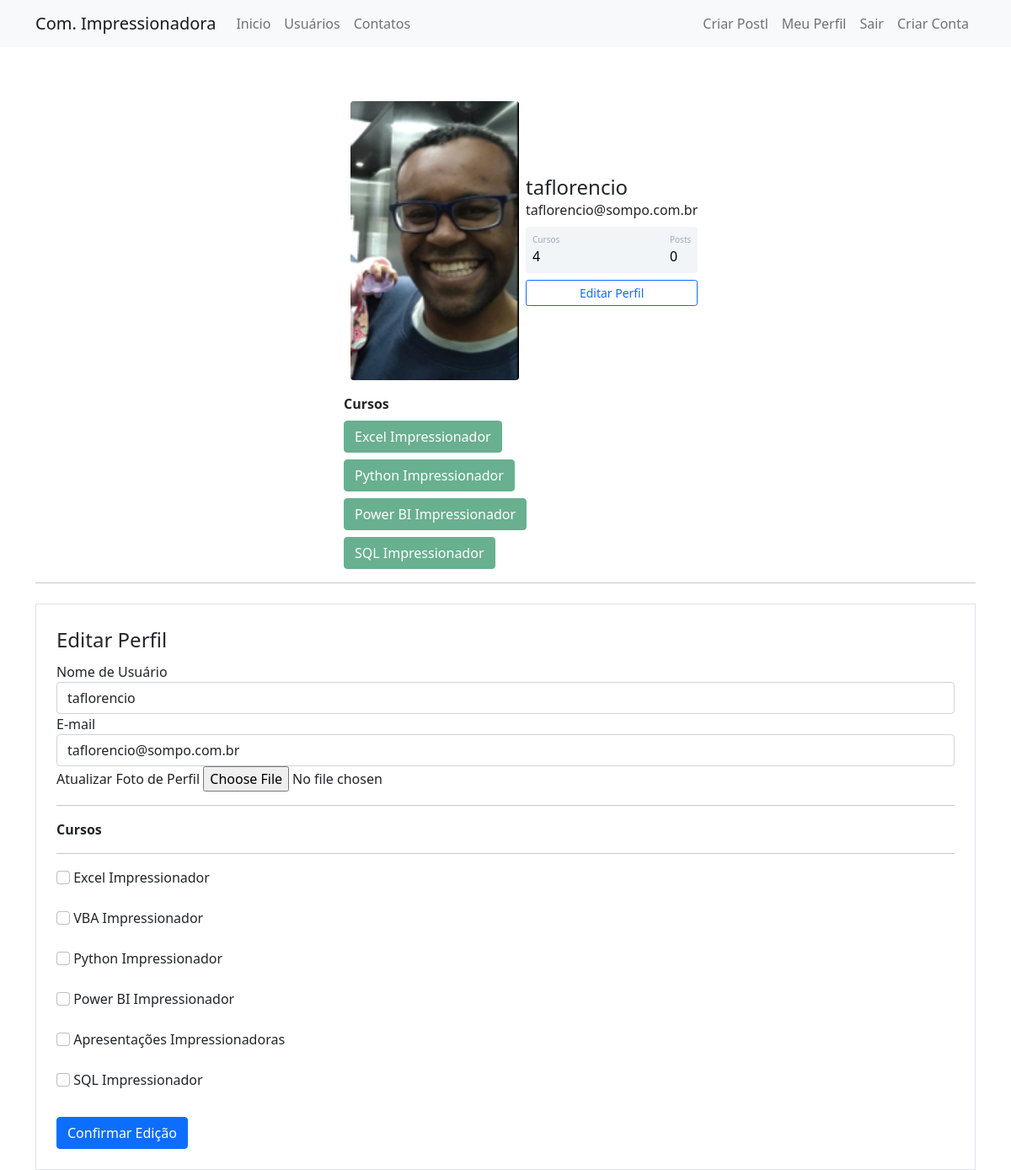
Screenshot of /perfil/editar (signed in) with the database file from the repository.
### comunidadeimpressionadora/models.py (models this page shows)
class Usuario(database.Model, UserMixin):
    id = database.Column(database.Integer, primary_key=True)
    username = database.Column(database.String, nullable=False)
    email = database.Column(database.String, nullable=False, unique=True)
    senha = database.Column(database.String, nullable=False)
    foto_perfil = database.Column(database.String, default='default.jpg')
    posts = database.relationship('Post', backref='autor', lazy=True)
    cursos = database.Column(database.String, nullable=False, default='Não Informado')

### comunidadeimpressionadora/routes.py (the view)
@app.route('/perfil/editar', methods=['GET', 'POST'])
@login_required
def editar_perfil():
    form = FormEditarPerfil()
    if form.validate_on_submit():
        current_user.email = form.email.data
        current_user.username = form.username.data
        if form.foto_perfil.data:
            nome_imagem = salvar_imagem(form.foto_perfil.data)
            current_user.foto_perfil = nome_imagem
        current_user.cursos = atualizar_cursos(form)
        print (current_user.cursos)
        database.session.commit()
        flash('Perfil atualizado com Sucesso', 'alert-success')
        return redirect(url_for('perfil'))
    elif request.method == "GET":
        form.email.data     = current_user.email
        form.username.data  = current_user.username
    foto_perfil = url_for('static', filename='fotos_perfil/{}'.format(current_user.foto_perfil))
    return render_template('editarperfil.html', foto_perfil=foto_perfil, form=form)

### comunidadeimpressionadora/forms.py (shortened to what this page needs)
class FormEditarPerfil(FlaskForm):
    username        = StringField('Nome de Usuário', validators=[DataRequired()])
    email           = StringField('E-mail', validators=[DataRequired(), Email()])
    foto_perfil = FileField('Atualizar Foto de Perfil', validators=[FileAllowed(['jpg', 'jpeg', 'png'])])
    curso_Excel     = BooleanField('Excel Impressionador')
    curso_Vba       = BooleanField('VBA Impressionador')
    curso_Python    = BooleanField('Python Impressionador')
    curso_PowerBi   = BooleanField('Power BI Impressionador')
    curso_ppt       = BooleanField('Apresentações Impressionadoras')
    curso_Sql       = BooleanField('SQL Impressionador')
    botao_submit_EditarPerfil = SubmitField('Confirmar Edição')

### comunidadeimpressionadora/models.py (called while the page is built)
@login_manager.user_loader
def load_usuario(id_usuario):
    return Usuario.query.get(int(id_usuario))

### comunidadeimpressionadora/templates/editarperfil.html (shortened to what this page needs)
{% extends 'perfil.html' %}
{% block form_editar_perfil %}
        <div class="container">
            <hr>
           <div class="row">
               <div class="col">
                   <form method="POST" action="" class="border p-4 mt-2" enctype="multipart/form-data">
                       <legend>Editar Perfil</legend>
                       <fieldset>
                          <div class="form-group">
                               {{ form.username.label(class="form-control-label") }}
                               {% if form.username.errors %}
                                    {{ form.username(class="form-control is-invalid") }}
                                    <div class="invalid-feedback">
                                        {% for erro in form.username.errors %}
                                            {{ erro }}
                                        {% endfor %}
                                    </div>
                               {% else %}
                                    {{ form.username(class="form-control") }}
                               {% endif %}
                           </div>
                          <div class="form-group">
                               {{ form.email.label(class="form-control-label") }}
                               {% if form.email.errors %}
                                    {{ form.email(class="form-control is-invalid") }}
                                    <div class="invalid-feedback">
                                        {% for erro in form.email.errors %}
                                            {{ erro }}
                                        {% endfor %}
                                    </div>
                               {% else %}
                                    {{ form.email(class="form-control") }}
                               {% endif %}
                           </div>
                           <div class="form-group">
                               {{ form.foto_perfil.label }}
                               {{ form.foto_perfil(class="form-control-file") }}
                           </div>
                           <hr>
                           <p><strong>Cursos</strong></p>
                           <hr>
                           {% for campo in form %}
                                {% if 'curso_' in campo.name %}
                                        <div class="form-group">
                                            {{ campo(class="form-check-input") }}
                                            {{ campo.label(class="form-check-label") }}
                                        </div>
                                        <br>
                                {% endif %}
                           {% endfor %}
                       </fieldset>
                       {{ form.botao_submit_EditarPerfil(class="btn btn-primary mt-2") }}
                   </form>
               </div>
            </div>
        </div>
{% endblock %}

### comunidadeimpressionadora/templates/perfil.html
{% extends 'base.html' %}
{% block body %}
          <div class="container mt-5 d-flex justify-content-center">
              <div class="card p-3">
                  <div class="d-flex align-items-center">
                      <div class="image pe-2"> <img src="{{ foto_perfil }}" class="rounded" width="200"> </div>
                      <div class="ml-3 w-100">
                              <h4 class="mb-0 mt-0">{{ current_user.username }}</h4> <span> {{ current_user.email }}</span>
                              <div class="p-2 mt-2 bg-primary d-flex justify-content-between rounded text-white stats">
                                  {% if 'Não Informado' in current_user.cursos %}
                                    <div class="d-flex flex-column"> <span class="articles">Cursos</span> <span class="number1">0</span> </div>
                                  {% else %}
                                    <div class="d-flex flex-column"> <span class="articles">Cursos</span> <span class="number1">{{ current_user.cursos.count(';') + 1 }}</span> </div>
                                  {% endif %}
                                  <div class="d-flex flex-column"> <span class="rating">Posts</span> <span class="number3">0</span> </div>
                              </div>
                              <div class="button mt-2 d-flex flex-row align-items-center">
                                  <a class="w-100" href="{{ url_for('editar_perfil') }}">
                                      <button class="btn btn-sm btn-outline-primary w-100">Editar Perfil</button>
                                  </a>
                              </div>
                      </div>
                </div>
              </div>
          </div>
          {% if 'Não Informado' not in current_user.cursos %}
                  <div class="row justify-content-center">
                      <div class="col col-4" style="text-align-center">
                            <strong>Cursos</strong><br>
                            {% for curso in current_user.cursos.split(';') %}
                                <button type="button" class="btn btn-success mt-2" disabled>{{ curso }}</button>
                            {% endfor %}
                      </div>
                  </div>
          {% endif %}
    {% block form_editar_perfil %}
    {% endblock %}
{% endblock %}

### comunidadeimpressionadora/static/main.css (style rules this page uses)
.card { width: 400px; border: none; border-radius: 10px; background-color: #fff }
.stats { background: #f2f5f8 !important; color: #000 !important }
.articles { font-size: 10px; color: #a1aab9 }
.number1 { font-weight: 500 }
.rating { font-size: 10px; color: #a1aab9 }
.number3 { font-weight: 500 }

### rows the page displays
Usuario: username "taflorencio", email "taflorencio@sompo.com.br", cursos "4"

### other values shown
{{ curso }} "Excel Impressionador" "Python Impressionador" "Power BI Impressionador" "SQL Impressionador"
{{ campo.label(class="form-check-label") }} "Excel Impressionador" "VBA Impressionador" "Python Impressionador" "Power BI Impressionador" "Apresentações Impressionadoras" "SQL Impressionador"
